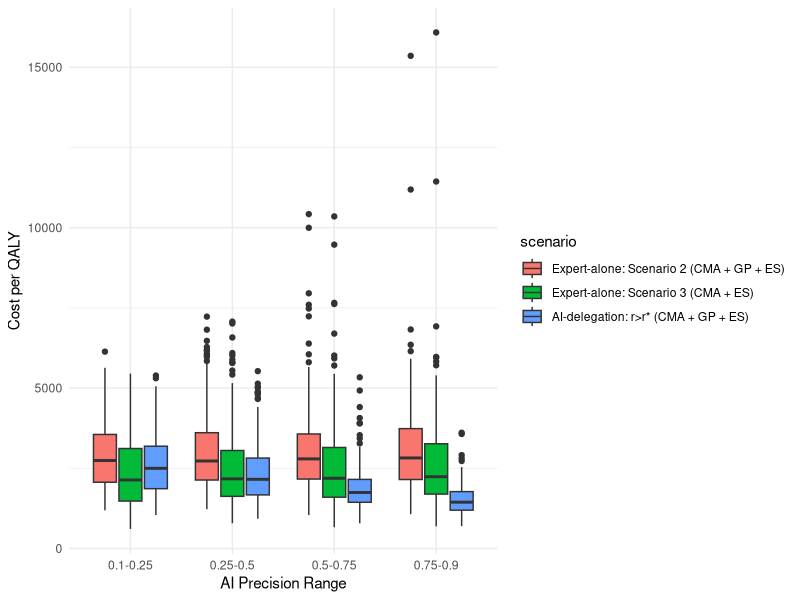
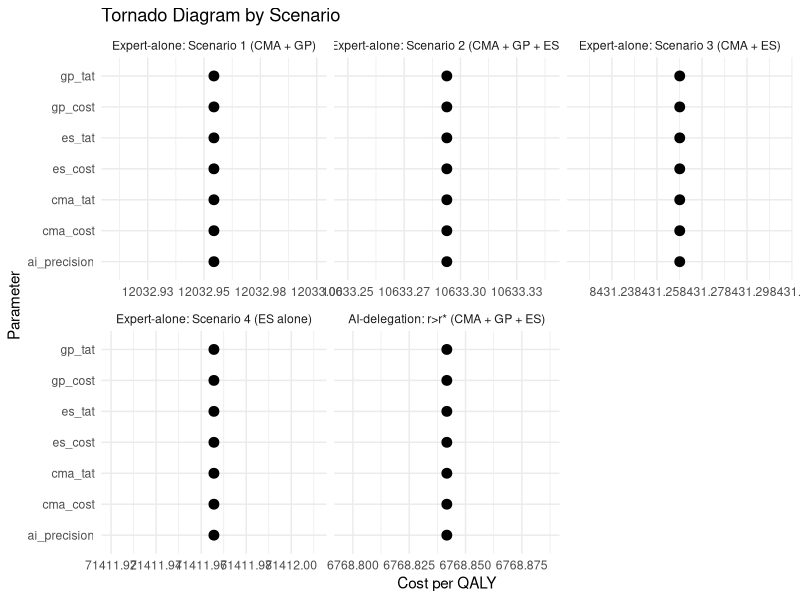

Source code (R) for these figures, in order:
## ---- chunk 1
library(tidyverse)
library(ggplot2)
library(dplyr)
library(gridExtra)
library(cowplot)
library(patchwork)
set.seed(123)
## ---- chunk 2
# Define functions
beta_dist <- function(n, mu, sigma){
  a <- mu * ((mu * (1 - mu) / sigma^2) - 1)
  b <- (1 - mu) * ((mu * (1 - mu) / sigma^2) - 1)
  return (rbeta(n, a, b))
}

ppv <- function(se, sp, p){ # se = sensitivity, sp = specificity, p = disease prevalence
  value <- (se * p) / (se * p + ((1 - sp) * (1 - p)))
  return(value) 
}

npv <- function(se, sp, p){
  value <- (sp * (1 - p)) / ((1 - se) * p + sp * (1 - p))
  return (value)
}

# Expected utility
EU <- function(pv, u_t, u_f){   # pv = (PPV OR NPV), u_t = (U_TP OR U_TN), u_f = (U_FP OR U_FN)
  return (pv*u_t + (1-pv)*u_f)
}

# QALY function
qaly <- function(x, tat, u_s0, eu){
  return (tat*u_s0 + (x-tat)*eu)
}
## ---- chunk 3
# Simulate parameters
n <- 1000

# Diagnostic yields
cma_yield <- rbeta(n, 154,1382) # CMA yield
gp_yield <- rbeta(n, 234, 1871)  # gene-panel yield
es_yield_1tier <- rbeta(n, 27, 46)  # WES first-tier yield (mean 0.37)
es_yield_3tier <- rbeta(n, 228, 464) # WES third-tier yield (mean 0.33)
es_yield_2tier <- rbeta(n, 35, 65) # The yield of WES as second-tier test is slightly lower than first-tier but higher than third-tier

# Costs - huge range
expert_fee <- 165 # cost at decision node
es_cost <- rlnorm(n, log(4847.47), 0.6)
cma_cost <- rlnorm(n, log(871.39), 0.45) 
gp_cost <- rlnorm(n, log(1600), 0.4)

# Sensitivity & Specificity (derive Beta distribution)
cma_se <- 0.9068
cma_sp <- 0.9440
gp_se <- 0.8960
gp_sp <- 0.9250
es_se <- 0.9593
es_sp <- 0.9933

#Disease prevalence (Beta distribution)
p <- 0.1665

# PPV & NPV
cma_ppv <- ppv(cma_se, cma_sp, p)
cma_npv <- npv(cma_se, cma_sp, p)
gp_ppv <- ppv(gp_se, gp_sp, p)
gp_npv <- npv(gp_se, gp_sp, p)
es_ppv <- ppv(es_se, es_sp, p)
es_npv <- npv(es_se, es_sp, p)

# Turnaround time, measured in weeks - huge range
expert_tat <- 4
cma_tat <- sample(c(1:3), size = n, replace = TRUE) # CMA turnaround time: 1-3 weeks
gp_tat <- sample(c(2:6), size = n, replace = TRUE) # GP turnaround time: 2-6 weeks
es_tat <- sample(c(4:12), size = n, replace = TRUE) #ES turnaround time: 4-12 weeks

cma_only_tat <- ((expert_tat + cma_tat)*7)/365
cma_gp_tat <- ((expert_tat*2 + cma_tat + gp_tat)*7)/365
cma_gp_es_tat <- ((expert_tat*3 + cma_tat + gp_tat + es_tat)*7)/365
cma_es_tat <- ((expert_tat*2 + cma_tat + es_tat)*7)/365
es_only_tat <- ((expert_tat + es_tat)*7)/365
ai_tat1 <- ((expert_tat + cma_tat + gp_tat)*7)/365
ai_tat2 <- ((expert_tat + cma_tat + gp_tat + es_tat)*7)/365

# AI precision, assume that it follows a beta distribution with mean 0.87 & SD 0.1
ai_precision <- runif(n,0.1,0.9)

# utility weight (Beta)
u_tp <- runif(n,0.8,0.9)
u_tn <- runif(n, 0.958, 1)
u_fp <- runif(n,0.7,0.8)
u_fn <- runif(n,-0.5,0)
u_s0 <- 0.5

# expected utility for different outcome states
eu_cma_pos <- EU(cma_ppv, u_tp, u_fp) # CMA, positive
eu_gp_pos <- EU(gp_ppv, u_tp, u_fp) # gene-panel, positive
eu_gp_neg <- EU(gp_npv, u_tn, u_fn) # gene-panel, negative
eu_es_pos <- EU(es_ppv, u_tp, u_fp) # ES, positive
eu_es_neg <- EU(es_npv, u_tn, u_fn) # ES, negative
## ---- chunk 4
generate_data <- function(x) {
  
  # Scenario 1 (CMA + GP, standard testing)
  s1_cost <- cma_cost 
            + expert_fee 
            + (1-cma_yield)*(gp_cost + expert_fee)  #expected cost
  s1_qaly <- cma_yield*qaly(x,cma_only_tat,u_s0,eu_cma_pos) 
            + (1-cma_yield)*(gp_yield*qaly(x,cma_gp_tat,u_s0,eu_gp_pos) 
            + (1-gp_yield)*qaly(x,cma_gp_tat,u_s0,eu_gp_neg)) #expected QALY
  s1_cpq <- s1_cost/s1_qaly # Cost per QALY
  
  # Effective cost for Scenario 2 (CMA + GP + WES)
  s2_cost <- cma_cost + expert_fee + (1-cma_yield)*(gp_cost + expert_fee + (1-gp_yield)*(es_cost + expert_fee))
  s2_qaly <- cma_yield*qaly(x,cma_only_tat,u_s0,eu_cma_pos) + (1-cma_yield)*(gp_yield*qaly(x,cma_gp_tat,u_s0,eu_gp_pos)   + (1-gp_yield)*es_yield_3tier*qaly(x,cma_gp_es_tat,u_s0,eu_es_pos) + (1-gp_yield)*(1-es_yield_3tier)*qaly(x,cma_gp_es_tat,u_s0,eu_es_neg))
  s2_cpq <- s2_cost/s2_qaly
  
  # Effective cost Scenario 3 (CMA + WES) CMA positive, WES pos & neg
  s3_cost <- cma_cost + expert_fee + (1-cma_yield)*(es_cost + expert_fee) 
  s3_qaly <- cma_yield*qaly(x,cma_only_tat,u_s0,eu_cma_pos) + (1-cma_yield)*(es_yield_2tier*qaly(x,cma_es_tat,u_s0,eu_es_pos) + (1-es_yield_2tier)*qaly(x,cma_es_tat,u_s0,eu_es_neg))
  s3_cpq <- s3_cost/s3_qaly
  
  # Effective cost for Scenario 4 (WES alone)
  s4_cost <- es_cost + expert_fee
  s4_qaly <- es_yield_1tier*qaly(x,es_tat,u_s0,eu_es_pos) + (1-es_yield_1tier)*qaly(x,es_only_tat,u_s0,eu_es_neg)
  s4_cpq <- s4_cost/s4_qaly
  
  # Effective cost for AI-delegation mode (r > r*)
  ai_cost <- cma_cost + expert_fee + (1-cma_yield)*(gp_cost + (1-ai_precision)*es_cost) #This is only for r > r*
  ai_qaly <- cma_yield*qaly(x,cma_only_tat,u_s0,eu_cma_pos) + (1-cma_yield)*ai_precision*qaly(x,ai_tat1,u_s0,eu_gp_pos) + (1-cma_yield)*(1-ai_precision)*(es_yield_3tier*qaly(x,ai_tat2,u_s0,eu_es_pos) + (1-es_yield_3tier)*qaly(x,ai_tat2,u_s0,eu_es_neg))
  ai_cpq <- ai_cost/ai_qaly
  
  complete_data <- data.frame(
    scenario = rep(c("Expert-alone: Scenario 1 (CMA + GP)", 
                     "Expert-alone: Scenario 2 (CMA + GP + ES)", 
                     "Expert-alone: Scenario 3 (CMA + ES)", 
                     "Expert-alone: Scenario 4 (ES alone)", 
                     "AI-delegation: r>r* (CMA + GP + ES)"), 
                     each = n),
    expected_cost = c(s1_cost, s2_cost, s3_cost, s4_cost, ai_cost),
    expected_qaly = c(s1_qaly, s2_qaly, s3_qaly, s4_qaly, ai_qaly),
    cost_per_qaly = c(s1_cpq, s2_cpq, s3_cpq, s4_cpq, ai_cpq),
    ai_performance = rep(ai_precision,5),
    number_of_years = rep(x, 5)
  )
  
  complete_data$scenario <- factor(complete_data$scenario, levels = c("Expert-alone: Scenario 1 (CMA + GP)", 
                                                                      "Expert-alone: Scenario 2 (CMA + GP + ES)", 
                                                         "Expert-alone: Scenario 3 (CMA + ES)", 
                                                         "Expert-alone: Scenario 4 (ES alone)", 
                                                         "AI-delegation: r>r* (CMA + GP + ES)"))
  
  return(complete_data)
}
## ---- chunk 5
x <- 3 #number of years in QALY
data <- generate_data(x)
expert_alone <- data %>% filter(scenario != "AI-delegation: r>r* (CMA + GP + ES)")
ai_delegation <- data %>% filter(scenario %in% c("Expert-alone: Scenario 2 (CMA + GP + ES)", 
                                                 "Expert-alone: Scenario 3 (CMA + ES)", 
                                                 "AI-delegation: r>r* (CMA + GP + ES)"))

# Create AI precision bins
ai_delegation <- ai_delegation %>%
  mutate(ai_precision_bin = cut(ai_performance,
                                breaks = c(0.1, 0.25, 0.5, 0.75, 0.9),
                                labels = c("0.1-0.25", "0.25-0.5", "0.5-0.75", "0.75-0.9"),
                                include.lowest = TRUE))

# Box plot of cost per QALY by AI precision bin
ggplot(ai_delegation, aes(x = ai_precision_bin, y = cost_per_qaly, fill = scenario)) +
  geom_boxplot() +
  labs(x = "AI Precision Range", y = "Cost per QALY") +
  theme_minimal()
## ---- chunk 6
sensitivity_analysis <- function(param_name,low, high, x=1) {
                                 
  # Store base-case
  base_df <- generate_data(x)
  base_out <- base_df$cost_per_qaly
  
  # Modify the parameter low
  assign(param_name, low, envir = .GlobalEnv)
  low_df <- generate_data(x)
  low_out <- low_df$cost_per_qaly
  
  # Modify the parameter high
  assign(param_name, high, envir = .GlobalEnv)
  high_df <- generate_data(x)
  high_out <- high_df$cost_per_qaly
  
  # Reset param to base (optional if looping later)
  
  return(data.frame(
    scenario = base_df$scenario,
    parameter = param_name,
    low = low_out,
    high = high_out,
    base = base_out
  ))
}

sens_results <- do.call(rbind, list(
  sensitivity_analysis("cma_cost", 0.8*cma_cost, 1.2*cma_cost, 1),
  sensitivity_analysis("gp_cost", 0.8*gp_cost, 1.2*gp_cost, 1),
  sensitivity_analysis("es_cost", 0.8*es_cost, 1.2*es_cost, 1),
  sensitivity_analysis("ai_precision", 0.6, 0.9, 1),
  sensitivity_analysis("cma_tat", 0.7*cma_tat, 1.3*cma_tat, 1), # example TAT
  sensitivity_analysis("gp_tat", 0.7*cma_tat, 1.3*cma_tat, 1), # example TAT
  sensitivity_analysis("es_tat", 0.7*cma_tat, 1.3*cma_tat, 1) # example TAT
))

tornado_df <- sens_results %>%
  mutate(min_val = pmin(low, high),
         max_val = pmax(low, high),
         width = abs(high - low)) %>%
  group_by(scenario, parameter) %>%
  summarise(base = mean(base), 
            min_val = mean(min_val), 
            max_val = mean(max_val),
            width = mean(width)) %>%
  arrange(desc(width))

ggplot(tornado_df, 
       aes(x = reorder(parameter, width), 
           ymin = min_val, ymax = max_val)) +
  geom_linerange(size = 6, color = "skyblue") +
  geom_point(aes(y = base), color = "black", size = 3) +
  coord_flip() +
  facet_wrap(~ scenario, scales = "free_x") +
  labs(title = "Tornado Diagram by Scenario",
       x = "Parameter",
       y = "Cost per QALY") +
  theme_minimal()
